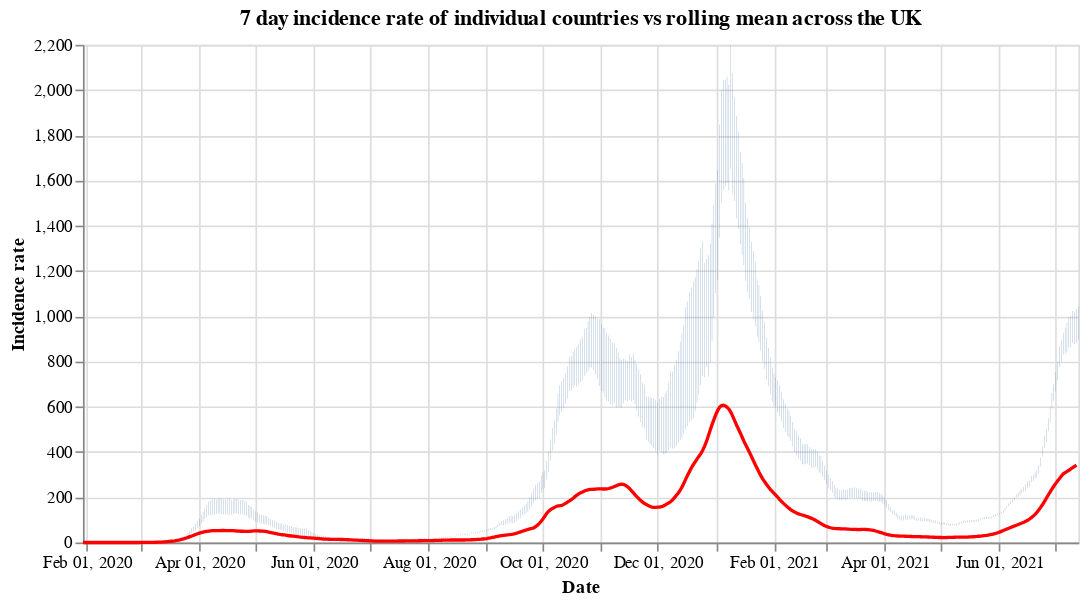

Source (notebook cell):
### Code cell
#collapse
countries = uk_cases['areaName'].unique()
countries.sort()

selection = alt.selection_single(
    name='Select',
    fields=['areaName'],
    init={'areaName': 'Wales'},
    bind={'areaName': alt.binding_select(options=countries)}
)

# scatter plot, modify opacity based on selection
bars = alt.Chart(uk_cases).mark_bar().add_selection(
    selection
).encode(
    x=alt.X("yearmonthdate(date):T", axis=alt.Axis(title='Date')),
    y=alt.Y("weeklyCasesRate:Q", axis=alt.Axis(title='Incidence rate')),
    tooltip='weeklyCasesRate:Q',
    opacity=alt.condition(selection, alt.value(1), alt.value(0))
).properties(title=f'7 day incidence rate of individual countries vs rolling mean across the UK', width=600)

line = alt.Chart(overview_cases).mark_line(
    color='red',
    size=2,
).transform_window(
    rolling_mean='mean(weeklyCasesRate)',
    frame=[0, 7]
).encode(
    x='yearmonthdate(date):T',
    y='rolling_mean:Q'
)

alt.layer(bars, line)

### Figure 1 — Vega-Lite specification as saved in the notebook (floating-point values rounded to 4 significant figures; data arrays with more than 128 entries replaced by an {"elided": "..."} marker saying what was removed)
{"config": {"view": {"continuousWidth": 400, "continuousHeight": 300}}, "layer": [{"data": {"name": "data-5faccd69a2b77bf095c0389cb2e7c3b1"}, "mark": "bar", "encoding": {"opacity": {"condition": {"value": 1, "selection": "Select"}, "value": 0}, "tooltip": {"type": "quantitative", "field": "weeklyCasesRate"}, "x": {"type": "temporal", "axis": {"title": "Date"}, "field": "date", "timeUnit": "yearmonthdate"}, "y": {"type": "quantitative", "axis": {"title": "Incidence rate"}, "field": "weeklyCasesRate"}}, "selection": {"Select": {"type": "single", "fields": ["areaName"], "init": {"areaName": "Wales"}, "bind": {"areaName": {"input": "select", "options": ["England", "Northern Ireland", "Scotland", "Wales"]}}}}, "title": "7 day incidence rate of individual countries vs rolling mean across the UK", "width": 600}, {"data": {"name": "data-6e8664a31d59c4252c931fd809ac52c2"}, "mark": {"type": "line", "color": "red", "size": 2}, "encoding": {"x": {"type": "temporal", "field": "date", "timeUnit": "yearmonthdate"}, "y": {"type": "quantitative", "field": "rolling_mean"}}, "transform": [{"window": [{"op": "mean", "field": "weeklyCasesRate", "as": "rolling_mean"}], "frame": [0, 7]}]}], "$schema": "https://vega.github.io/schema/vega-lite/v4.8.1.json", "datasets": {"data-5faccd69a2b77bf095c0389cb2e7c3b1": {"elided": "2028 records"}, "data-6e8664a31d59c4252c931fd809ac52c2": {"elided": "530 records"}}}
